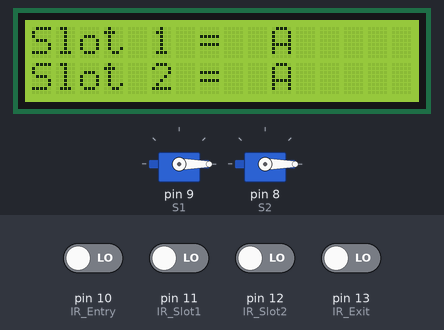
This sketch was run on a simulated Arduino Uno, built with avr-gcc and run on an emulated ATmega328P. Parts: 2 × servo, 16×2 character LCD. Inputs (shaded band) come from the test bench; at power-on: pin 10 (IR_Entry), pin 11 (IR_Slot1), pin 12 (IR_Slot2), pin 13 (IR_Exit) LOW.

Above: at 4.2 s.
4.3 s: pin 11 (IR_Slot1) driven HIGH
At 5.2 s:
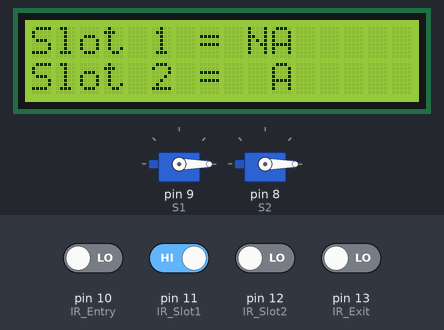
5.8 s: pin 12 (IR_Slot2) driven HIGH
At 6.2 s:
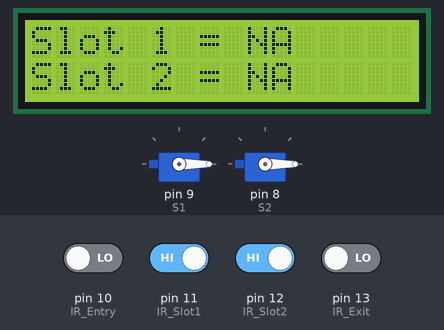
7.3 s: pin 11 (IR_Slot1) driven LOW
At 8.5 s:
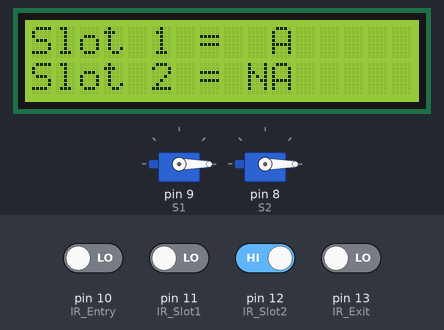
8.8 s: pin 10 (IR_Entry) driven HIGH
At 9.6 s:
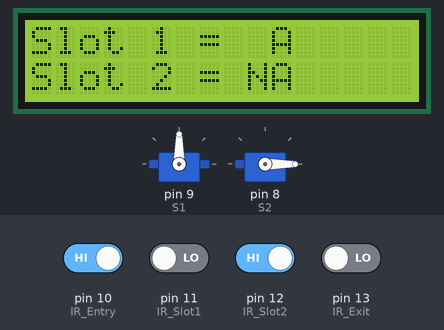
10.3 s: pin 13 (IR_Exit) driven HIGH
At 10.8 s:
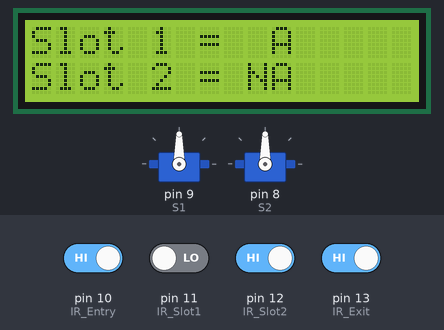
11.8 s: pin 10 (IR_Entry) driven LOW
At 13.1 s:
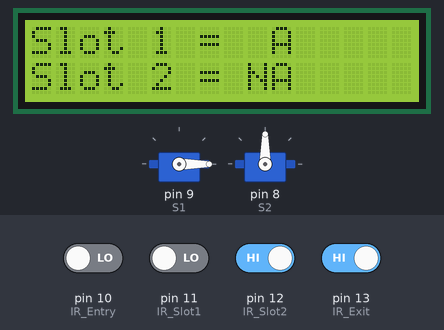
Timing chart, 0 to 14.3 s (numbered marks = the images above; inputs shaded):
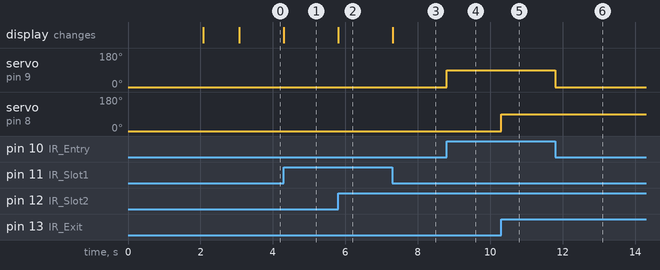

Measured:
- after the input at 4.3 s, the display: changes at once (image 1)
- after the input at 5.8 s, the display: changes at once (image 2)
- after the input at 7.3 s, the display: changes at once (image 3)
- after the input at 8.8 s, servo on pin 9 (S1): 0° → 90° at once
- after the input at 10.3 s, servo on pin 8 (S2): 0° → 90° at once
- after the input at 11.8 s, servo on pin 9 (S1): 90° → 0° at once

The sketch:

smart_parking_system.ino
```cpp
#include<LiquidCrystal.h>
#include<Servo.h>

Servo S1, S2;

#define IR_Slot1 11
#define IR_Slot2 12
#define IR_Entry 10
#define IR_Exit 13

int pos = 0;

LiquidCrystal lcd(7, 6, 5, 4, 3, 2);

void setup() {
  S1.attach(9);
  S2.attach(8);

  S1.write(pos);
  S2.write(pos);

  pinMode(IR_Slot1, INPUT);
  pinMode(IR_Slot2, INPUT);
  pinMode(IR_Entry, INPUT);
  pinMode(IR_Exit, INPUT);

  lcd.begin(16, 2);
  lcd.print("Smart Parking");
  lcd.setCursor(0, 1);
  lcd.print("   system");
  delay(2000);
  lcd.clear();
  lcd.setCursor(0, 0);
  lcd.print("Slot 1 = A");
  lcd.setCursor(0, 1);
  lcd.print("Slot 2 = A");
  delay(1000);
}

void loop() {
  if (digitalRead(IR_Slot1) == HIGH) {
    lcd.setCursor(0, 0);
    lcd.print("Slot 1 = NA");
  } else {
    lcd.setCursor(0, 0);
    lcd.print("Slot 1 =  A");
  }

  if (digitalRead(IR_Slot2) == HIGH) {
    lcd.setCursor(0, 1);
    lcd.print("Slot 2 = NA");
  } else {
    lcd.setCursor(0, 1);
    lcd.print("Slot 2 =  A");
  }

  if (digitalRead(IR_Entry) == HIGH) {
    S1.write(pos + 90);
  } else {
    S1.write(pos);
  }

  if (digitalRead(IR_Exit) == HIGH) {
    S2.write(pos + 90);
  } else {
    S2.write(pos);
  }
}
```
